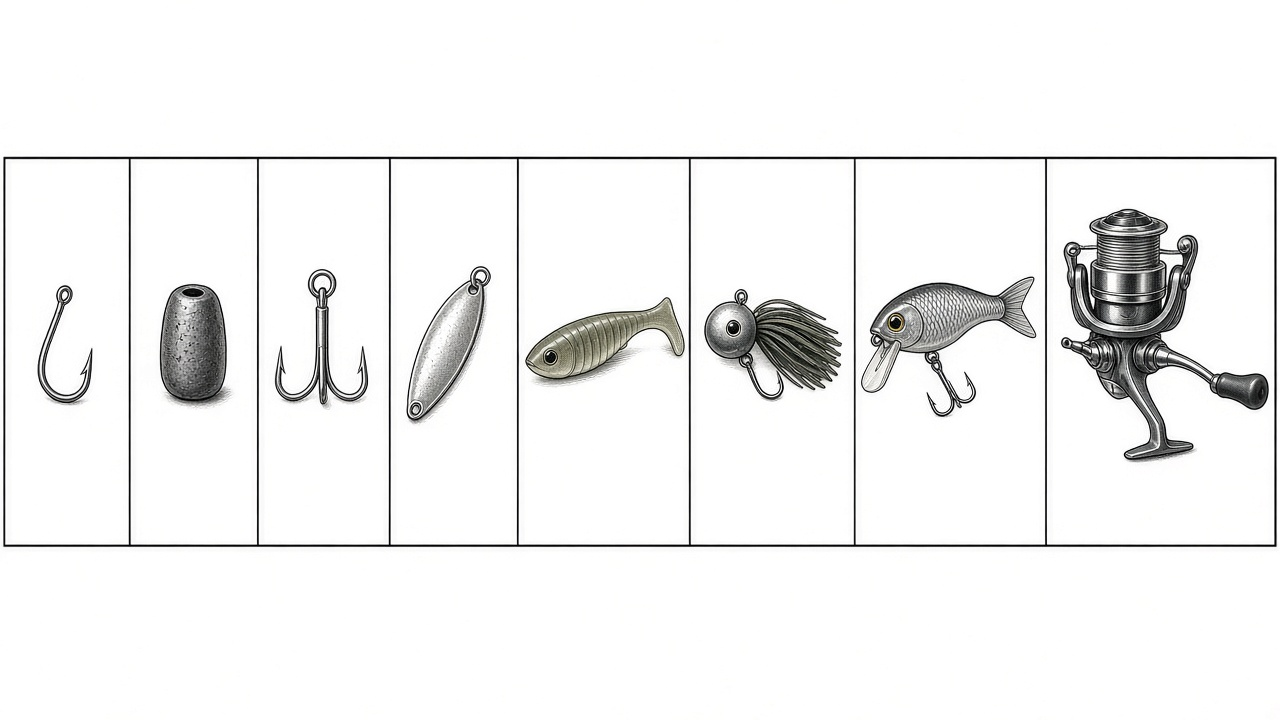
#> input picture docs/showcase/clone-merge-corrected/images/case_img_r01.jpg, 1280 x 720 px
$ python score_default_round.py
#> lines starting #> are read from the running program, lines starting #| are printed output that depends on the picture
#!/usr/bin/env python3
"""Blind 0-10 scores for the default-generator round. Image only, no rubric."""
from __future__ import annotations

import json
import re
import subprocess
import sys
from pathlib import Path

REPO = Path(__file__).resolve().parent.parent
BOARD = REPO / "docs" / "showcase" / "default_round"
IMG = BOARD / "images"
THUMBS = BOARD / "_thumbs"
GPT = Path(r"C:\Users\ZhengLangPC\.cursor\skills\apikey-openai\gpt.py")
OUT = BOARD / "plain_scores.json"

CASE_ORDER = ["night_city", "pastel_sketch", "sunlit_portrait", "ishtar_canyon"]
SCALE_ORDER = ["ref", "low", "medium", "high", "recompose"]
CASE_CN = {
    "night_city": "案例 01 · 仙侠不夜城",
    "pastel_sketch": "案例 02 · 粉彩速写少女",
    "sunlit_portrait": "案例 03 · 窗边日光胸像",
    "ishtar_canyon": "案例 04 · 天井峡谷概念",
}
LABEL = {
    "ref": "原图",
    "low": "low",
    "medium": "medium",
    "high": "high",
    "recompose": "recompose",
}
PROMPT = """只看这张图。按你自己的判断给一个 0 到 10 的总分，保留一位小数。10 是你愿意当作成品收下来的图。
不要使用任何固定维度、检查清单或加权公式。
只输出一个 JSON，不要 markdown：
{"score":0.0,"reason":"一句话说明为什么是这个分"}
"""


def thumbs() -> None:
    from PIL import Image

    THUMBS.mkdir(parents=True, exist_ok=True)
    for path in sorted(IMG.iterdir()):
        if path.suffix.lower() not in {".jpg", ".jpeg", ".png", ".webp"}:
            continue
        dest = THUMBS / (path.stem + ".jpg")
        with Image.open(path) as im:
#> im is the input picture: PIL image 1280x720 RGB; mean R, G, B 241.8, 241.8, 241.5
            im = im.convert("RGB")
            im.thumbnail((768, 768))
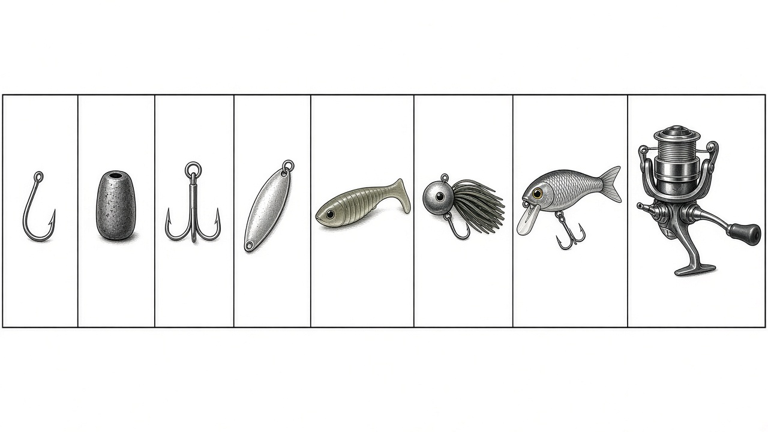
#> im: PIL image 768x432 RGB; mean R, G, B 241.7, 241.8, 241.5
            im.save(dest, "JPEG", quality=82)
#> pass 2 of the loop in thumbs, `for path in sorted(IMG.iterdir()):`:
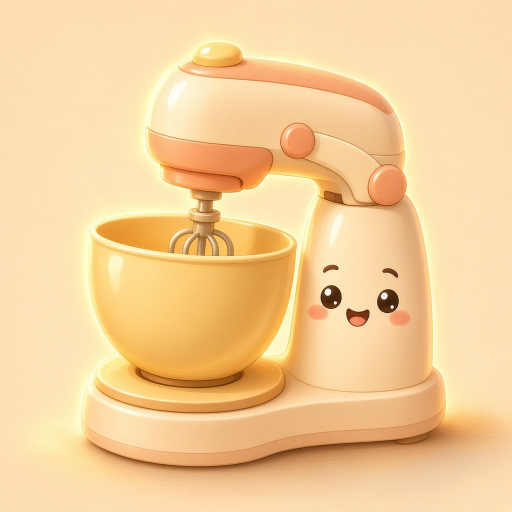
#> input picture docs/showcase/clone-merge-corrected/images/full_p2_06.jpg, 1024 x 1024 px (shown at 1/2 size)
#> in thumbs, im is the input picture: PIL image 1024x1024 RGB; mean R, G, B 245, 206.6, 153.1
#> in thumbs, `im.thumbnail((768, 768))`:
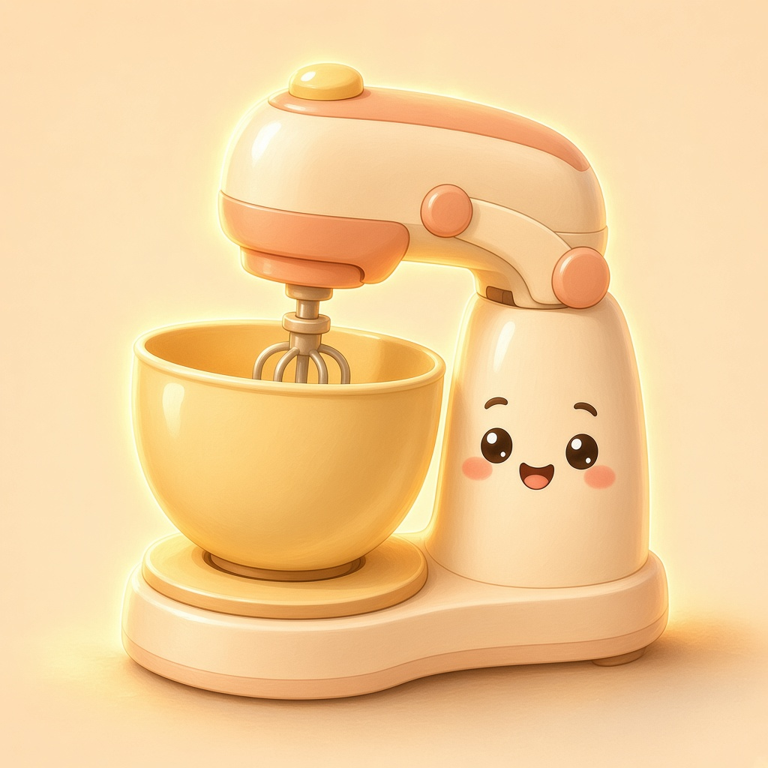
#> im: PIL image 768x768 RGB; mean R, G, B 245, 206.6, 153.1


def parse_score(text: str) -> dict:
    start = text.find("{")
    end = text.rfind("}")
    if start < 0 or end <= start:
        raise ValueError("no json")
    data = json.loads(text[start : end + 1])
    score = round(float(data["score"]), 1)
    if not 0 <= score <= 10:
        raise ValueError("score out of range")
    return {"score": score, "reason": str(data.get("reason") or "").strip()}


def call(model: str, img: Path) -> tuple[dict, str]:
    proc = subprocess.run(
        [sys.executable, str(GPT), "-m", model, "--effort", "medium", "--image", str(img), PROMPT],
        capture_output=True,
        text=True,
        encoding="utf-8",
        errors="replace",
        timeout=140,
    )
    used = model
    m = re.search(r"\[(\S+) 推理强度", proc.stderr or "")
    if m:
        used = m.group(1)
    if proc.returncode != 0:
        raise RuntimeError((proc.stderr or proc.stdout or "failed")[:240])
    parsed = parse_score(proc.stdout or "")
    parsed["model"] = used
    return parsed, used


def files() -> list[Path]:
    out = []
    for slug in CASE_ORDER:
        out.append(IMG / f"{slug}_ref.png")
        for scale in ("low", "medium", "high", "recompose"):
            out.append(IMG / f"{slug}_{scale}.jpg")
    return out


def esc(text: str) -> str:
    return text.replace("&", "&amp;").replace("<", "&lt;").replace(">", "&gt;")


def tone(score: float) -> str:
    if score >= 9.5:
        return "hit"
    if score >= 8.5:
        return "mid"
    return "low"


def render(scores: dict) -> None:
    totals = []
    sections = []
    for slug in CASE_ORDER:
        cards = []
        for scale in SCALE_ORDER:
            name = f"{slug}_{scale}.png" if scale == "ref" else f"{slug}_{scale}.jpg"
            row = scores.get(name) or {}
            score = row.get("score")
            if isinstance(score, (int, float)):
                totals.append(float(score))
                mark = f'<span class="total {tone(float(score))}">({score:.1f})</span>'
            else:
                mark = '<span class="total low">(—)</span>'
            reason = esc(row.get("reason") or row.get("error") or "")
            rnd = row.get("round")
            cap = LABEL[scale] if not rnd else f"{LABEL[scale]} · 第 {int(rnd)} 轮"
            extra = ""
            if row.get("mine") is not None and row.get("a5d") is not None:
                dims = esc(str(row.get("dims") or ""))
                extra = (
                    f'<p class="extra">我的分 {float(row["mine"]):.1f}'
                    f' · Absolute-5D {float(row["a5d"]):.2f}'
                    + (f' · {dims}' if dims else "")
                    + "</p>"
                )
            cards.append(
                f'<figure class="card {scale}">'
                f'<figcaption>{cap}</figcaption>'
                f'<div class="shot">{mark}<img src="images/{name}" alt="{cap}"></div>'
                f'{extra}'
                f'<p class="reason">{reason}</p></figure>'
            )
        sections.append(f"<section><h2>{CASE_CN[slug]}</h2><div class=\"row\">{''.join(cards)}</div></section>")
    hit = sum(1 for t in totals if t >= 9.5)
    mean = round(sum(totals) / len(totals), 2) if totals else 0
    model = next((v.get("model") for v in scores.values() if v.get("model")), "gpt")
    html = f"""<!DOCTYPE html>
<html lang="zh-CN">
<head>
<meta charset="utf-8">
<title>默认出图 · GPT 盲评</title>
<style>
  body {{ margin: 0; background: #141414; color: #eee; font-family: "Segoe UI", sans-serif; }}
  header {{ padding: 24px 28px 8px; }}
  h1 {{ font-size: 22px; font-weight: 600; margin: 0 0 8px; }}
  p.note {{ color: #aaa; max-width: 980px; line-height: 1.5; }}
  section {{ padding: 8px 20px 28px; }}
  h2 {{ font-size: 16px; margin: 12px 8px; }}
  .row {{ display: grid; grid-template-columns: repeat(5, minmax(0, 1fr)); gap: 10px; }}
  .card {{ margin: 0; background: #1e1e1e; border: 1px solid #333; padding: 8px; }}
  .card.ref {{ border-color: #6a5a3a; }}
  figcaption {{ font-size: 12px; margin-bottom: 6px; color: #ddd; }}
  .shot {{ position: relative; }}
  .total {{
    position: absolute; top: 8px; left: 8px; z-index: 1;
    font-variant-numeric: tabular-nums; font-weight: 650;
    background: rgba(0,0,0,.62); padding: 2px 7px; border-radius: 4px;
  }}
  .total.hit {{ color: #8fd18f; }}
  .total.mid {{ color: #e6c36a; }}
  .total.low {{ color: #e0a0a0; }}
  img {{ width: 100%; height: auto; display: block; background: #0e0e0e; }}
  .extra {{ margin: 6px 0 0; font-size: 11px; color: #c8c8c8; line-height: 1.35; }}
  .reason {{ margin-top: 4px; font-size: 12px; color: #ddd; line-height: 1.4; }}
</style>
</head>
<body>
<header>
  <h1>案例 01–04 · 默认出图 · GPT 盲评</h1>
  <p class="note">图上左上角括号里的数字是 {esc(model)} 盲评。图下第一行是我看图给的总分，以及按档位权重算出的 Absolute-5D（构图/光影/透视/质感/风格）。新图都是第 1 轮，没有第二轮。盲评 {hit}/{len(totals)} 张 ≥9.50，均分 {mean:.2f}。</p>
</header>
{''.join(sections)}
</body>
</html>
"""
    (BOARD / "index.html").write_text(html, encoding="utf-8")


def main() -> None:
    thumbs()
    scores: dict = {}
    if OUT.is_file():
        scores = json.loads(OUT.read_text(encoding="utf-8"))
    model = "gpt-6-astra"
    for path in files():
        key = path.name
        if scores.get(key, {}).get("score") is not None:
            print(f"SKIP {key} {scores[key]['score']}", flush=True)
            continue
        img = THUMBS / (path.stem + ".jpg")
        print(f"SCORE {key} via {model}", flush=True)
        try:
            parsed, used = call(model, img)
        except Exception as e:
            err = str(e)[:200]
            print(f"  fail {model}: {err}", flush=True)
            if model == "gpt-6-astra":
                model = "gpt-5.6-terra"
                print(f"  switch {model}", flush=True)
                try:
                    parsed, used = call(model, img)
                except Exception as e2:
                    scores[key] = {"score": None, "reason": "", "error": str(e2)[:200], "model": model}
                    OUT.write_text(json.dumps(scores, ensure_ascii=False, indent=2), encoding="utf-8")
                    continue
            else:
                scores[key] = {"score": None, "reason": "", "error": err, "model": model}
                OUT.write_text(json.dumps(scores, ensure_ascii=False, indent=2), encoding="utf-8")
                continue
        model = "gpt-5.6-terra" if "terra" in used else model
        scores[key] = parsed
        print(f"OK {key} {parsed['score']} {used}", flush=True)
        OUT.write_text(json.dumps(scores, ensure_ascii=False, indent=2), encoding="utf-8")
        render(scores)
    render(scores)
    print("DONE", flush=True)


if __name__ == "__main__":
    main()
